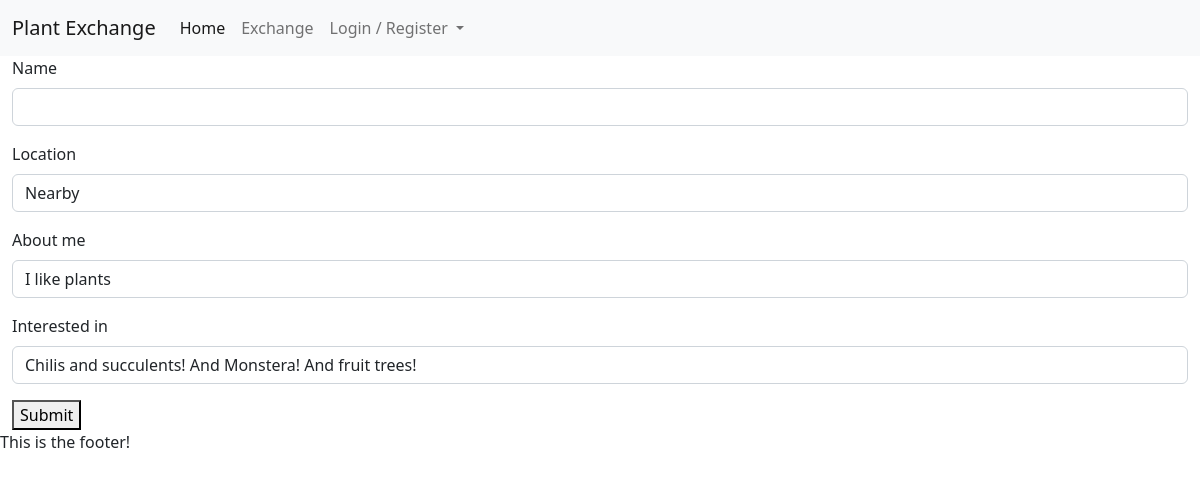
The page /profiles/edit/1 on the database as committed earlier.
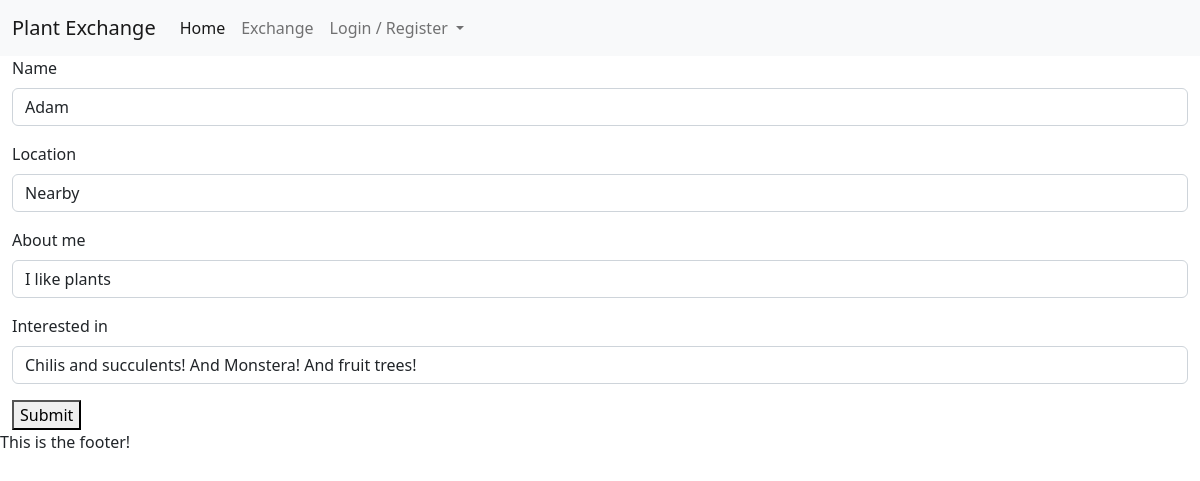
The same page on the database as committed later.
### profiles/models.py (models this page shows, shortened)
class Profile(models.Model):
    user = models.OneToOneField(User, on_delete=models.CASCADE)
    name = models.CharField(max_length=20, null=True, blank=True)
    location = models.CharField(max_length=40, null=True, blank=True, default='Private')
    about_me = models.CharField(max_length=140, null=True, blank=True)
    interested_in = models.CharField(max_length=140, null=True, blank=True)
    created_on = models.DateField(auto_now_add=True)

### profiles/views.py (the view)
# urls.py: path('edit/<pk>', views.ProfileUpdate.as_view(), name='edit_profile')
class ProfileUpdate(UpdateView):
    model = Profile
    fields = ['name', 'location', 'about_me', 'interested_in']
    template_name = 'profiles/update_profile.html'

### profiles/templates/profiles/update_profile.html (shortened to what this page needs)
{% extends 'base.html' %}
{% load crispy_forms_tags %}
{% block content %}
<section class="container-fluid">
    <div class="col">
        <form method="POST">
            {{ form|crispy }}
            <button type="submit">Submit</button>
        </form>
    </div>
</section>
{% endblock content %}

Rows that differ between the two databases and show on the page:
changed Profile "Nearby": name (not shown) → "Adam"
